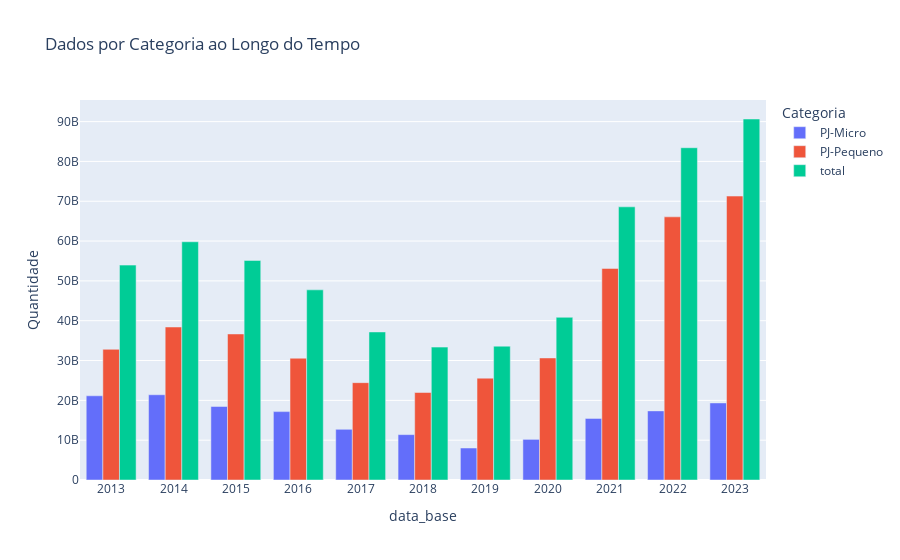

Here is the notebook cell this chart was saved with:
### Code cell
fig = px.bar(df_com_coluna_total, 
             x=df_com_coluna_total.index, 
             y=["PJ-Micro", "PJ-Pequeno","total"],
             title='Dados por Categoria ao Longo do Tempo',
             labels={'value': 'Quantidade', 'variable': 'Categoria', 'index': 'Data'},
             barmode='group')

fig.update_xaxes(tickvals=df_com_coluna_total.index,
                tickformat="%Y")

fig.show()

### Figure 1 — Plotly figure (JSON) as saved in the notebook; plotly's stock layout.template omitted (floating-point values rounded to 4 significant figures)
{"data": [{"alignmentgroup": "True", "hovertemplate": "Categoria=PJ-Micro<br>data_base=%{x}<br>Quantidade=%{y}<extra></extra>", "legendgroup": "PJ-Micro", "marker": {"color": "#636efa", "pattern": {"shape": ""}}, "name": "PJ-Micro", "offsetgroup": "PJ-Micro", "orientation": "v", "showlegend": true, "textposition": "auto", "type": "bar", "x": ["2013-04", "2014-04", "2015-04", "2016-04", "2017-04", "2018-04", "2019-04", "2020-04", "2021-04", "2022-04", "2023-04"], "xaxis": "x", "y": [21150000000.0, 21410000000.0, 18460000000.0, 17170000000.0, 12734987535, 11400000000.0, 8034000000.0, 10210000000.0, 15470000000.0, 17360000000.0, 19350000000.0], "yaxis": "y"}, {"alignmentgroup": "True", "hovertemplate": "Categoria=PJ-Pequeno<br>data_base=%{x}<br>Quantidade=%{y}<extra></extra>", "legendgroup": "PJ-Pequeno", "marker": {"color": "#EF553B", "pattern": {"shape": ""}}, "name": "PJ-Pequeno", "offsetgroup": "PJ-Pequeno", "orientation": "v", "showlegend": true, "textposition": "auto", "type": "bar", "x": ["2013-04", "2014-04", "2015-04", "2016-04", "2017-04", "2018-04", "2019-04", "2020-04", "2021-04", "2022-04", "2023-04"], "xaxis": "x", "y": [32820000000.0, 38420000000.0, 36672973356, 30580000000.0, 24440000000.0, 21970000000.0, 25570000000.0, 30650000000.0, 53120000000.0, 66080000000.0, 71300000000.0], "yaxis": "y"}, {"alignmentgroup": "True", "hovertemplate": "Categoria=total<br>data_base=%{x}<br>Quantidade=%{y}<extra></extra>", "legendgroup": "total", "marker": {"color": "#00cc96", "pattern": {"shape": ""}}, "name": "total", "offsetgroup": "total", "orientation": "v", "showlegend": true, "textposition": "auto", "type": "bar", "x": ["2013-04", "2014-04", "2015-04", "2016-04", "2017-04", "2018-04", "2019-04", "2020-04", "2021-04", "2022-04", "2023-04"], "xaxis": "x", "y": [53960000000.0, 59820000000.0, 55130000000.0, 47750000000.0, 37180000000.0, 33370000000.0, 33610000000.0, 40860000000.0, 68600000000.0, 83440000000.0, 90650000000.0], "yaxis": "y"}], "layout": {"autosize": true, "barmode": "group", "legend": {"title": {"text": "Categoria"}, "tracegroupgap": 0}, "title": {"text": "Dados por Categoria ao Longo do Tempo"}, "xaxis": {"anchor": "y", "autorange": true, "domain": [0, 1], "range": ["2012-09-30 12:00", "2023-09-30 12:00"], "tickformat": "%Y", "tickvals": ["2013-04", "2014-04", "2015-04", "2016-04", "2017-04", "2018-04", "2019-04", "2020-04", "2021-04", "2022-04", "2023-04"], "title": {"text": "data_base"}, "type": "date"}, "yaxis": {"anchor": "x", "autorange": true, "domain": [0, 1], "range": [0, 95420000000.0], "title": {"text": "Quantidade"}, "type": "linear"}}}
